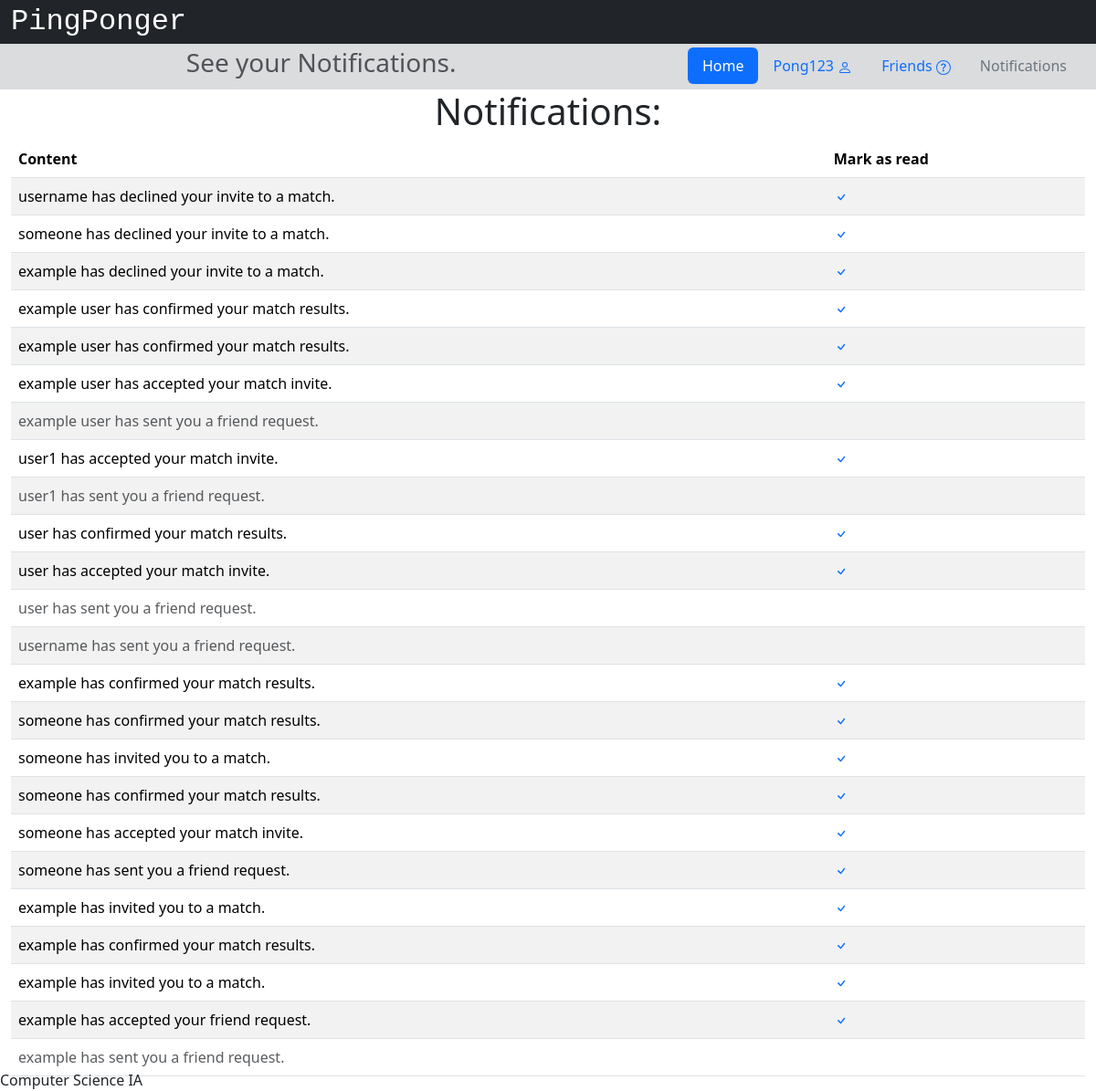
/notifications (signed in), run on the app's committed database.
### app/models.py (models this page shows, shortened)
class User(db.Model, UserMixin):
    __tablename__ = 'users'
    id = db.Column(db.Integer, primary_key=True)
    username = db.Column(db.String(32), nullable=False)
    email = db.Column(db.String(320), index=True, unique=True, nullable=False)
    password_hash = db.Column(db.String(128))
    join_date = db.Column(db.DateTime(timezone=True), default=datetime.now)
    experience = db.Column(db.String(12))
    age_group = db.Column(db.String(6))
    location_id = db.Column(db.Integer, db.ForeignKey('locations.id'))
    location = db.relationship('Location', back_populates='users')
    notifications = db.Relationship('Notification', back_populates='user', order_by='Notification.id.desc()')

class Notification(db.Model):
    id = db.Column(db.Integer, primary_key=True)
    content = db.Column(db.Text())
    read = db.Column(db.Boolean)
    type = db.Column(db.String(3))
    user_id = db.Column(db.Integer, db.ForeignKey('users.id'))
    user = db.relationship('User', back_populates='notifications')

### app/views.py (the view)
@app.route('/notifications')
@login_required
def notifications():
    session['url'] = url_for('notifications')
    return render_template('notifications.html', notifications=current_user.notifications)

### app/views.py (called while the page is built)
@login_manager.user_loader
def load_user(user_id):
    return User.query.get(int(user_id))

### app/templates/notifications.html (shortened to what this page needs)
{% extends "base.html" %}
{% block head %}
    {{ super() }}
{% endblock %}
{% block pagetitle %}See your Notifications.{% endblock %}
{% block content %}
<div class="container-fluid">
    <div class="row d-flex justify-content-evenly">
        <div class="col d-flex justify-content-evenly">
            <h1>Notifications:</h1>
        </div>
    </div>
    <div class="row d-flex justify-content-evenly">
        <div class="col d-flex justify-content-evenly">
            {% if notifications|length == 0 %}
            <div class="text-center">
                <h3>You don't have any notifications yet.</h3>
            </div>
            {% else %}
            <table class="table table-striped table-hover">
                <thead>
                <tr>
                    <th scope="col">Content</th>
                    <th scope="col">Mark as read</th>
                </tr>
                </thead>
                <tbody>
                    {% for i in notifications %}
                    {% if i.read %}
                        <tr>
                            <td class="text-muted">{{i.content}}</td>
                            <td></td>
                        </tr>
                    {% else %}
                        <tr>
                            <td>{{i.content}}</td>
                            <td>
                                <a href="/notifications/{{i.id}}/read">
                                    <svg xmlns="http://www.w3.org/2000/svg" width="16" height="16" fill="currentColor" class="bi bi-check" viewBox="0 0 16 16">
                                        <path d="M10.97 4.97a.75.75 0 0 1 1.07 1.05l-3.99 4.99a.75.75 0 0 1-1.08.02L4.324 8.384a.75.75 0 1 1 1.06-1.06l2.094 2.093 3.473-4.425a.267.267 0 0 1 .02-.022z"/>
                                      </svg>
                                </a>
                            </td>
                        </tr>
                    {% endif %}
                    {% endfor %}
                </tbody>
            </table>
            {% endif %}
        </div>
    </div>
</div>
{% endblock %}

### app/templates/base.html (shortened to what this page needs)
<!DOCTYPE html>
<html lang="en">
    <head>
        {% block head %}
        <link href="https://cdn.jsdelivr.net/npm/bootstrap@5.3.2/dist/css/bootstrap.min.css" rel="stylesheet">
        <link rel="stylesheet" href="https://cdnjs.cloudflare.com/ajax/libs/font-awesome/4.7.0/css/font-awesome.min.css">
        <link rel="stylesheet" href="{{ url_for('static', filename='style.css') }}">
        {% endblock %}
    </head>
    <body>
        <div id="header">
            {% block header %}
            <div class="container-fluid">
                <div class="row bg-dark">
                    <a class="navbar-brand text-white" style="font-size: 2rem; font-family: var(--bs-font-monospace) !important;" href="/">PingPonger</a>
                </div>
                <div class="row bg-secondary bg-opacity-25 p-1">
                    <div class="col-7">
                        <h3 class="text-muted d-flex justify-content-center">
                            {% block pagetitle %}{% endblock %}
                        </h3>
                    </div>
                    <div class="col-5 d-flex justify-content-end">
                        <ul class="nav nav-pills">
                            <li class="nav-item">
                                <a class="nav-link active" href="/">Home</a>
                            </li>
                            <li class="nav-item">
                                {% if current_user.is_authenticated %}
                                    <li class="nav-item">
                                        <a class="nav-link" href="{{url_for('profile', username=current_user.username, userID=current_user.id)}}">{{current_user.username}}
                                        </a>
                                    </li>
                                    {% else %}
                                    <li class="nav-item">
                                        <a class="nav-link" href="/login">Log In</a>
                                    </li>
                                {% endif %}
                            </li>
                            <li class="nav-item">
                                <a class="nav-link" href="{{url_for('allusers', who='friends')}}">
                                        Friends
                                </a>
                            </li>
                            <li class="nav-item">
                                <a class="nav-link text-secondary" href="/notifications">Notifications</a>
                            </li>
                        </ul>
                    </div>
                </div>
            </div>
            {% endblock %}
        </div>
        <div id="content">{% block content %}{% endblock %}</div>
        <div id="footer" class="fixed-bottom">
            {% block footer %}
            Computer Science IA
            {% endblock %}
        </div>
    </body>
</html>

### app/static/style.css (style rules this page uses)
div { text-align: justify; text-justify: inter-word; }

### data on the page
User: username "Pong123"
Notification: content "username has declined your invite to a match."
Notification: content "someone has declined your invite to a match."
Notification: content "example has declined your invite to a match."
Notification: content "example user has confirmed your match results."
Notification: content "example user has confirmed your match results."
Notification: content "example user has accepted your match invite."
Notification: content "example user has sent you a friend request."
Notification: content "user1 has accepted your match invite."
Notification: content "user1 has sent you a friend request."
Notification: content "user has confirmed your match results."
Notification: content "user has accepted your match invite."
Notification: content "user has sent you a friend request."
Notification: content "username has sent you a friend request."
Notification: content "example has confirmed your match results."
Notification: content "someone has confirmed your match results."
Notification: content "someone has invited you to a match."
Notification: content "someone has confirmed your match results."
Notification: content "someone has accepted your match invite."
Notification: content "someone has sent you a friend request."
Notification: content "example has invited you to a match."
Notification: content "example has confirmed your match results."
Notification: content "example has invited you to a match."
Notification: content "example has accepted your friend request."
Notification: content "example has sent you a friend request."
